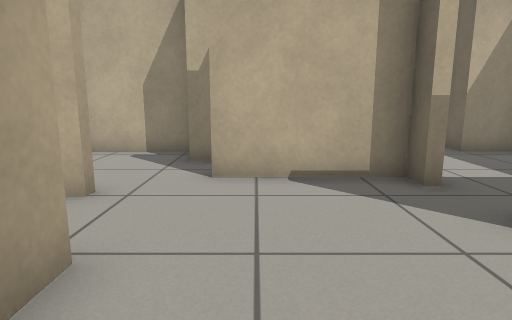
[1] (above)

16 first-person views from a walk through a Gazebo world. The camera is 0.72 m above the floor, tilts 10° down and sees 75° across. The floor is counted in squares, 0.5 m on a side. Each view is taken from the middle of a square. On the plan, view 1 faces up. The plan holds only what a view shows up to about 15 squares ahead; the rest is blank. The place goes on beyond the plan.

[2]
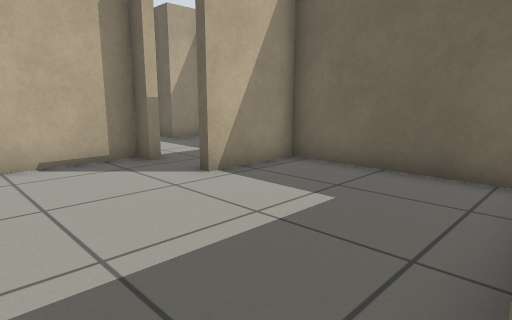

[3]
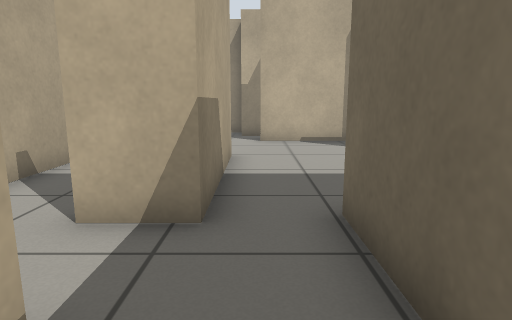

[4]
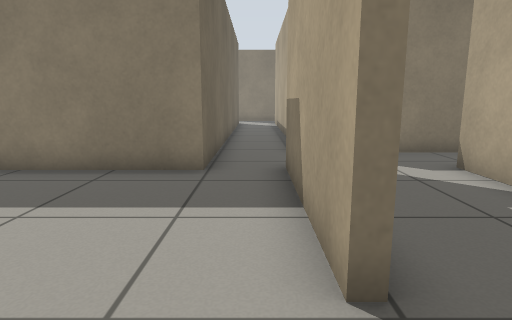

[5]
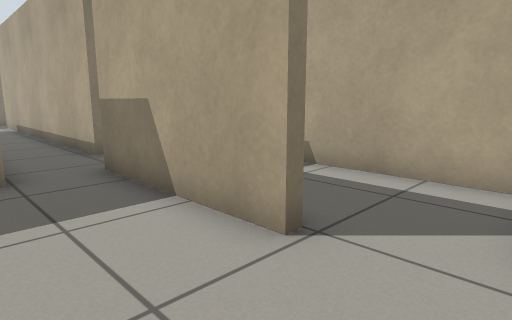

[6]
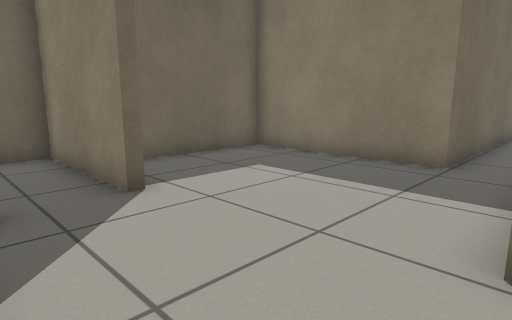

[7]
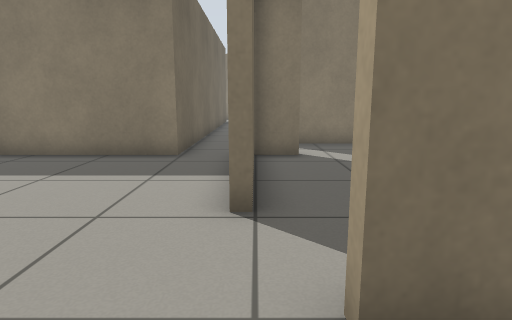

[8]
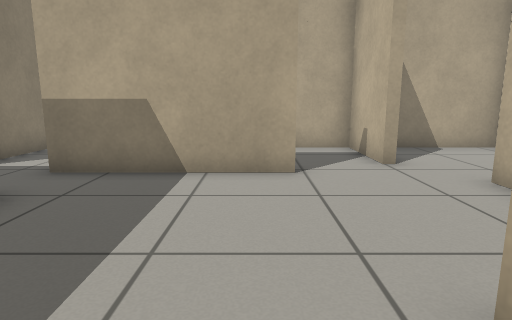

[9]
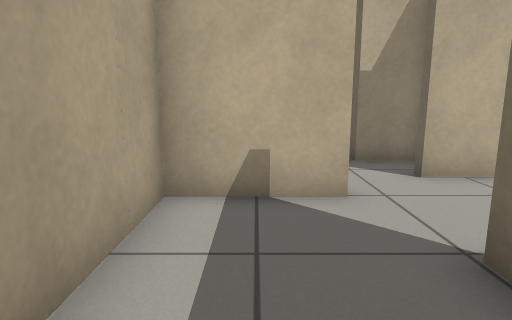

[10]
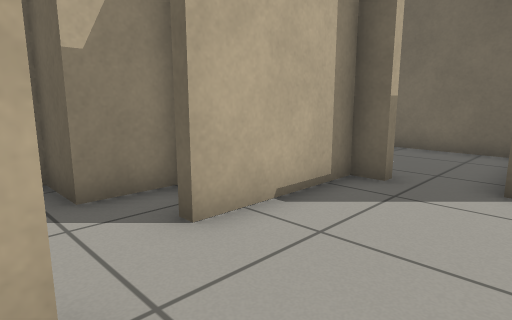

[11]
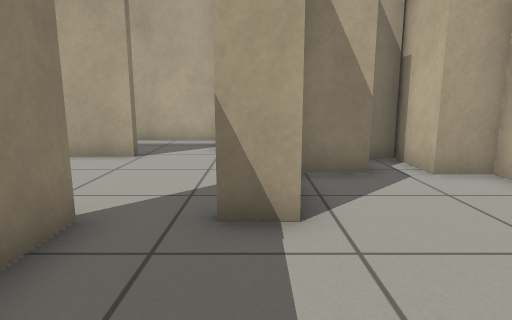

[12]
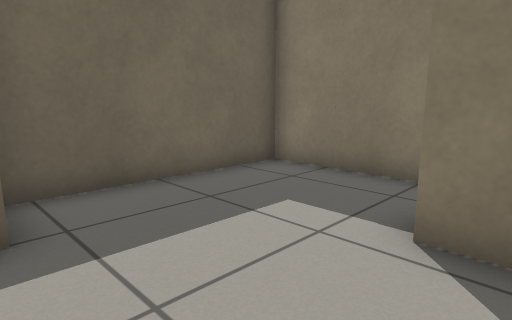

[13]
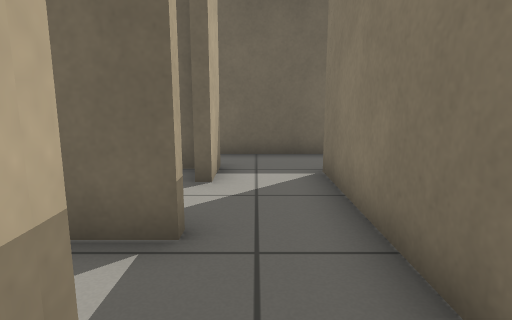

[14]
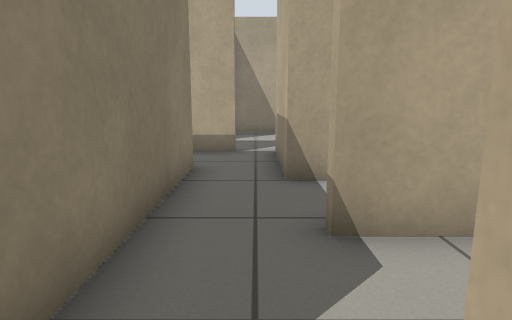

[15]
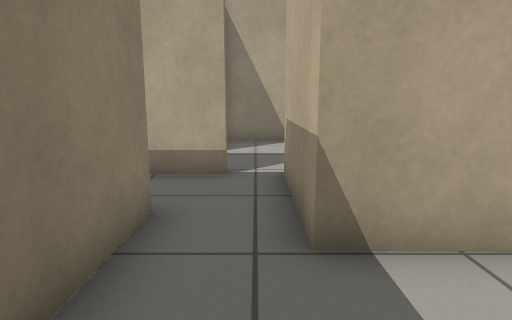

[16]
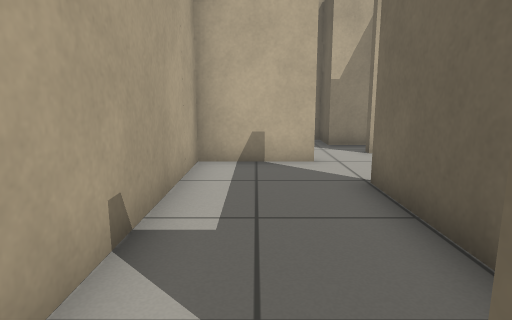

### Floor plan
Points are (right, up) in squares from view 1. A wall is a line through its corners. A room is listed if a view was taken in it or the views show most of it. See-through windows are left out.
Room 1 (views 1, 2, 4, 5, 8, 9, 10, 16)
walls: (-1.7, 2.9) (-1.7, -2.2); (0.1, -1.9) (5.8, -1.9) (5.8, 3.5) (3.1, 3.5) (3.1, 3.8); (-3.3, -1.9) (-2, -1.9) (-2, 2.9); (-2.5, 4.9) (-5.4, 4.9) (-5.4, -2.3); (2.9, 6.2) (-0.8, 6.2); (-4.4, -4.4) (-2.2, -4.4)
ways out: opening at (-3, -3) to room 2; opening at (-1, -2) to room 2; opening at (-2, 5) to room 3; opening at (-5.5, -3) to room 5; opening at (3, 5) to room 6
Room 2 (views 3, 14)
walls: (0.1, -10.5) (0.1, -1.9); (-2.2, -4.4) (-2.2, -13.9); (-1.7, -2.2) (-3.2, -2.2)
ways out: opening at (-3, -3) to room 1; opening at (-1, -2) to room 1
Room 3 (views 6, 7)
walls: (-1.6, 8) (-1.6, 9.5); (-0.8, 6.2) (-0.8, 6.6); (-1.5, 9.5) (-5.4, 9.5) (-5.4, 6.4)
low walls: (-3.5, 5.2) (-2.5, 5.2)
ways out: opening at (-2, 5) to room 1
Room 4 (views 11, 12)
walls: (2.4, 6.5) (3.2, 6.5) (3.2, 5.5); (0.4, 8.4) (0.4, 6.9); (7.5, 5.5) (7.6, 9.5) (5.9, 9.5) (5.9, 10.5); (0.4, 10.5) (0.4, 9.5) (-1.5, 9.5); (-1.3, 9.5) (-1.3, 8.7)
ways out: opening at (5.5, 6.5) to room 6
Room 5 (views 13, 15)
walls: (-8, -0.5) (-8, -2.4) (-9.4, -2.4); (-5.7, -2.3) (-5.7, -1); (-9.2, -4.4) (-4.4, -4.4)
ways out: opening at (-5.5, -3) to room 1; opening at (-8.5, -3)
Room 6 (no view inside)
walls: (3.2, 5.5) (2.9, 5.5); (3.1, 3.8) (7.5, 3.8) (7.5, 5.5)
ways out: opening at (3, 5) to room 1; opening at (5.5, 6.5) to room 4

Where each view was taken, in squares from view 1:
view 1: 0 up, 0 right, facing up
view 2: 2 down, 1 left, facing up-right
view 3: 6 down, 1 left, facing up
view 4: 5 up, 1 left, facing down
view 5: 5 up, 1 right, facing down-left
view 6: 6 up, 2 left, facing down-right
view 7: 7 up, 2 left, facing down
view 8: 2 up, 5 right, facing left
view 9: 0 up, 4 left, facing up
view 10: 3 up, 3 left, facing up-right
view 11: 6 up, 7 right, facing left
view 12: 10 up, 2 right, facing down-right
view 13: 3 down, 9 left, facing right
view 14: 3 down, 2 left, facing left
view 15: 3 down, 5 left, facing left
view 16: 3 down, 4 left, facing up
